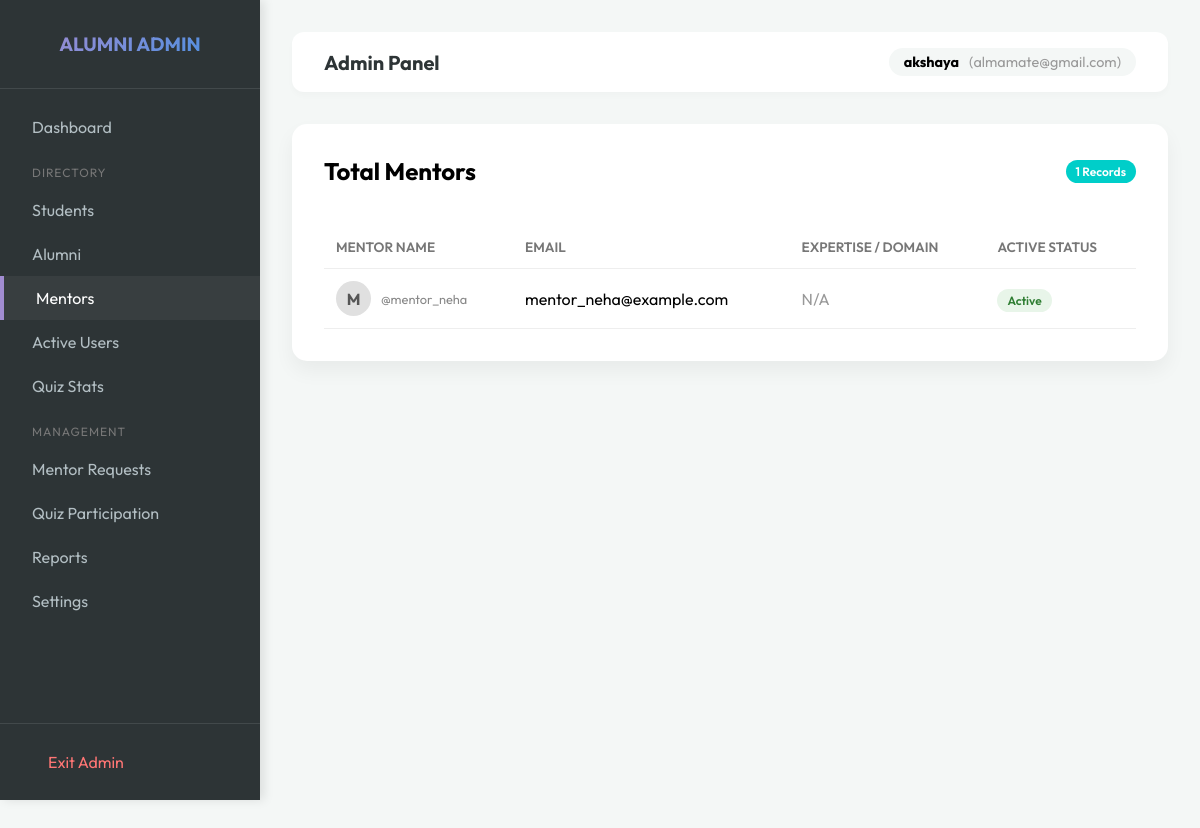
Screenshot of /admin-portal/mentors/ (signed in) with the database file from the repository.
### network/models.py (models this page shows, shortened)
class Profile(models.Model):
    USER_TYPE_CHOICES = (
        ('student', 'Student'),
        ('alumni', 'Alumni'),
        ('mentor', 'Mentor'),
        ('admin', 'Admin'),
    )
    user = models.OneToOneField(User, on_delete=models.CASCADE)
    user_type = models.CharField(max_length=10, choices=USER_TYPE_CHOICES, default='student')
    assessment_marks = models.IntegerField(default=0)
    bio = models.TextField(blank=True)
    skills = models.TextField(blank=True, help_text="Comma-separated skills")
    profile_picture = models.ImageField(upload_to='profile_pics', blank=True, null=True)
    government_internships = models.TextField(blank=True, help_text="Details of government internships")
    private_internships_jobs = models.TextField(blank=True, help_text="Details of private internships and jobs")

### network/views.py (the view)
# urls.py: path('admin-portal/mentors/', views.admin_mentors_list, name='admin_mentors_list'),
@admin_required
def admin_mentors_list(request):
    from network.models import Profile
    mentors = Profile.objects.filter(user_type='mentor').select_related('user').order_by('-user__date_joined')
    return render(request, 'admin/mentor_list.html', {'mentors': mentors})

### templates/admin/mentor_list.html (shortened to what this page needs)
{% extends 'admin/admin_base.html' %}
{% block admin_content %}
<div class="card">
    <div style="display: flex; justify-content: space-between; align-items: center; margin-bottom: 1.5rem;">
        <h2 style="margin: 0;">Total Mentors</h2>
        <span class="badge" style="background: #00cec9; color: white;">{{ mentors.count }} Records</span>
    </div>
    <div style="overflow-x: auto;">
        <table>
            <thead>
                <tr>
                    <th>Mentor Name</th>
                    <th>Email</th>
                    <th>Expertise / Domain</th>
                    <th>Active Status</th>
                </tr>
            </thead>
            <tbody>
                {% for mentor in mentors %}
                <tr>
                    <td>
                        <div style="display: flex; align-items: center; gap: 10px;">
                            <div
                                style="width: 35px; height: 35px; background: #e0e0e0; border-radius: 50%; display: flex; align-items: center; justify-content: center; font-weight: bold; color: #555;">
                                {{ mentor.user.first_name|first|default:mentor.user.username|first|upper }}
                            </div>
                            <div>
                                <div style="font-size: 0.8rem; color: #888;">@{{ mentor.user.username }}</div>
                            </div>
                        </div>
                    </td>
                    <td>{{ mentor.user.email }}</td>
                    <td>
                        {% if mentor.skills %}
                        {{ mentor.skills|truncatechars:40 }}
                        {% else %}
                        <span style="color: #999;">N/A</span>
                        {% endif %}
                    </td>
                    <td>
                        {% if mentor.user.is_active %}
                        <span class="badge" style="background: #e8f5e9; color: #2e7d32;">Active</span>
                        {% else %}
                        <span class="badge" style="background: #ffebee; color: #c62828;">Inactive</span>
                        {% endif %}
                    </td>
                </tr>
                {% empty %}
                <tr>
                    <td colspan="4" style="text-align: center; padding: 2rem; color: #999;">No mentors found.</td>
                </tr>
                {% endfor %}
            </tbody>
        </table>
    </div>
</div>
{% endblock %}

### templates/admin/admin_base.html (shortened to what this page needs)
<!DOCTYPE html>
<html lang="en">
<head>
    <link rel="stylesheet" href="https://cdnjs.cloudflare.com/ajax/libs/font-awesome/6.4.0/css/all.min.css">
</head>
<body>
    <div class="sidebar">
        <div class="sidebar-header">
            <h2
                style="margin: 0; font-size: 1.2rem; background: linear-gradient(135deg, #a18cd1, #4a90e2); -webkit-background-clip: text; -webkit-text-fill-color: transparent;">
                ALUMNI ADMIN</h2>
        </div>
        <div class="sidebar-menu">
            <a href="{% url 'admin_dashboard' %}"
                class="menu-item {% if request.resolver_match.url_name == 'admin_dashboard' %}active{% endif %}">
                <span>Dashboard</span>
            </a>
            <div
                style="margin-top: 1rem; margin-bottom: 0.5rem; padding-left: 2rem; font-size: 0.75rem; color: #777; text-transform: uppercase; letter-spacing: 1px;">
                Directory
            </div>
            <a href="{% url 'admin_students_list' %}"
                class="menu-item {% if request.resolver_match.url_name == 'admin_students_list' %}active{% endif %}">
                <span>Students</span>
            </a>
            <a href="{% url 'admin_alumni_list' %}"
                class="menu-item {% if request.resolver_match.url_name == 'admin_alumni_list' %}active{% endif %}">
                <span>Alumni</span>
            </a>
            <a href="{% url 'admin_mentors_list' %}"
                class="menu-item {% if request.resolver_match.url_name == 'admin_mentors_list' %}active{% endif %}">
                <span>Mentors</span>
            </a>
            <a href="{% url 'admin_active_users_list' %}"
                class="menu-item {% if request.resolver_match.url_name == 'admin_active_users_list' %}active{% endif %}">
                <span>Active Users</span>
            </a>
            <a href="{% url 'admin_quiz_stats' %}"
                class="menu-item {% if request.resolver_match.url_name == 'admin_quiz_stats' %}active{% endif %}">
                <span>Quiz Stats</span>
            </a>
            <div
                style="margin-top: 1rem; margin-bottom: 0.5rem; padding-left: 2rem; font-size: 0.75rem; color: #777; text-transform: uppercase; letter-spacing: 1px;">
                Management
            </div>
            <a href="{% url 'admin_mentor_requests' %}"
                class="menu-item {% if request.resolver_match.url_name == 'admin_mentor_requests' %}active{% endif %}">
                <span>Mentor Requests</span>
            </a>
            <a href="{% url 'admin_quiz_participation' %}"
                class="menu-item {% if request.resolver_match.url_name == 'admin_quiz_participation' %}active{% endif %}">
                <span>Quiz Participation</span>
            </a>
            <a href="{% url 'admin_reports' %}"
                class="menu-item {% if request.resolver_match.url_name == 'admin_reports' %}active{% endif %}">
                <span>Reports</span>
            </a>
            <a href="{% url 'admin_settings' %}"
                class="menu-item {% if request.resolver_match.url_name == 'admin_settings' %}active{% endif %}">
                <span>Settings</span>
            </a>
        </div>
        <div style="padding: 1rem; border-top: 1px solid rgba(255,255,255,0.1);">
            <a href="{% url 'dashboard' %}" class="menu-item" style="color: #ff7675;">
                <span>Exit Admin</span>
            </a>
        </div>
    </div>
    <div class="main-content">
        <div class="top-nav">
            <h1 style="font-size: 1.25rem; margin: 0; color: var(--dark);">Admin Panel</h1>
            <div class="user-pill">
                <strong>{% if user.get_full_name %}{{ user.get_full_name }}{% else %}{{ user.username }}{% endif %}</strong>
                <span style="color: #999;">({{ user.email }})</span>
            </div>
        </div>
        {% block admin_content %}
        {% endblock %}
    </div>
</body>
</html>

### templates/admin/admin_base.html (style rules this page uses)
:root { --primary: #4a90e2; --secondary: #a18cd1; --dark: #2d3436; --light: #f4f7f6; --sidebar-width: 260px; }
body { font-family: 'Outfit', sans-serif; margin: 0; background-color: var(--light); display: flex; }
.sidebar { width: var(--sidebar-width); height: 100vh; background: var(--dark); color: white; position: fixed; left: 0; top: 0; display: flex; flex-direction: column; box-shadow: 4px 0 10px rgba(0, 0, 0, 0.1); }
.sidebar-header { padding: 2rem; text-align: center; border-bottom: 1px solid rgba(255, 255, 255, 0.1); }
.sidebar-menu { flex: 1; padding: 1rem 0; }
.menu-item { padding: 12px 2rem; display: flex; align-items: center; color: #b2bec3; text-decoration: none; transition: 0.3s; font-weight: 400; }
.menu-item:hover, .menu-item.active { background: rgba(255, 255, 255, 0.05); color: white; border-left: 4px solid var(--secondary); }
.main-content { margin-left: var(--sidebar-width); flex: 1; padding: 2rem; min-height: 100vh; }
.top-nav { display: flex; justify-content: space-between; align-items: center; margin-bottom: 2rem; background: white; padding: 1rem 2rem; border-radius: 12px; box-shadow: 0 4px 6px rgba(0, 0, 0, 0.02); }
.user-pill { display: flex; align-items: center; gap: 10px; background: var(--light); padding: 5px 15px; border-radius: 30px; font-size: 0.9rem; }
.card { background: white; padding: 2rem; border-radius: 15px; box-shadow: 0 10px 20px rgba(0, 0, 0, 0.05); margin-bottom: 2rem; }
table { width: 100%; border-collapse: collapse; margin-top: 1rem; }
th, td { text-align: left; padding: 12px; border-bottom: 1px solid #eee; }
th { color: #777; font-weight: 600; font-size: 0.85rem; text-transform: uppercase; }
.badge { padding: 4px 10px; border-radius: 20px; font-size: 0.75rem; font-weight: 600; }

### rows the page displays
Profile: user.first_name|first "M", user.username "mentor_neha", user.email "mentor_neha@example.com", skills "N/A", shows "Active"

### other values shown
{{ user.username }} "akshaya"
{{ user.email }} "almamate@gmail.com"
{{ mentors.count }} "1"
